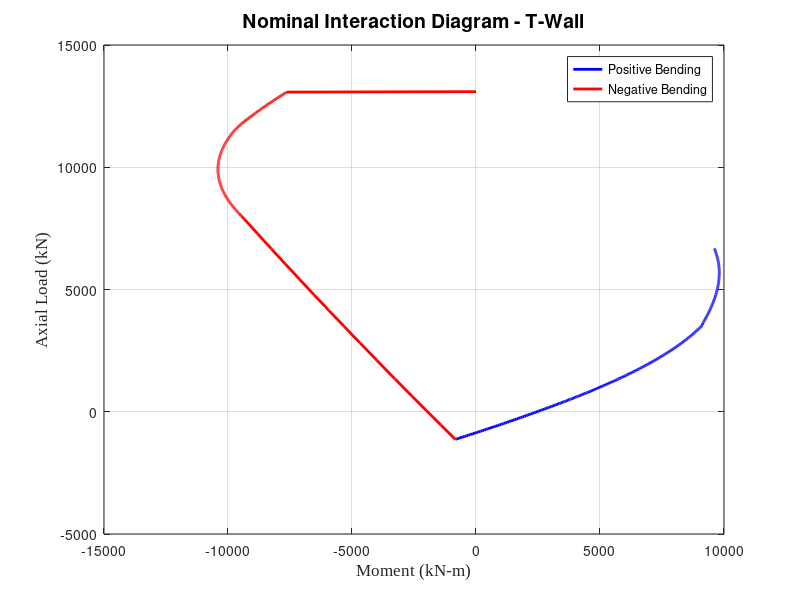
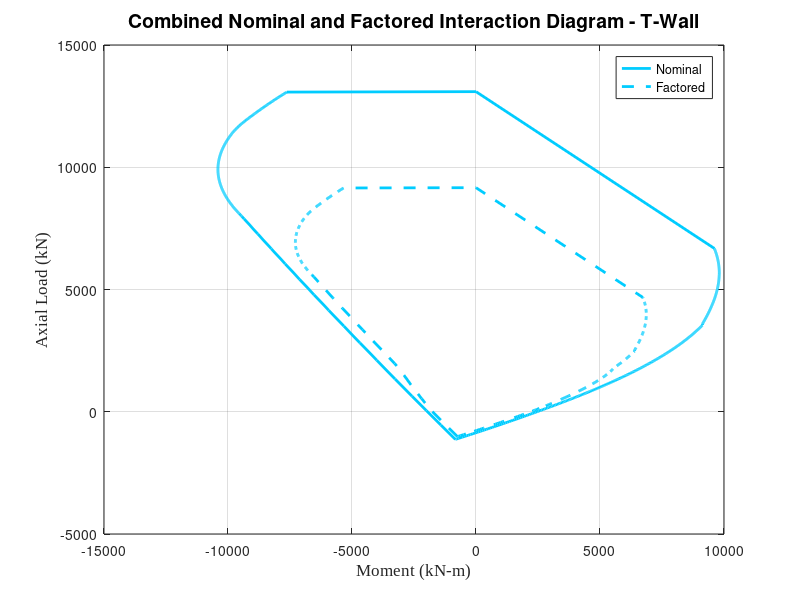

These figures' MATLAB source, in order: (Note: this script raises an error after producing the figures.)
% ===========================================================================
% T-Wall Interaction Diagram Generator: Structural Capacity Analysis
% ===========================================================================
% Author: Victor Calderón (July 2019)
% Updated: Jefferson De la Cuba (February 2025)
% --------------------------------------------------------------------------
% This code generates nominal and factored interaction diagrams for T-shaped
% structural walls per ACI 318 provisions. The program calculates axial
% load-moment capacity pairs considering concrete crushing and steel yielding
% limits, then compares results with applied load combinations.
%
% INPUTS:
% - Material: fpc = 210 kg/cm², fy = 4200 kg/cm²
% - Geometry: Wall dimensions [cm] (b1, b2, h1, h2)
% - Reinforcement: Layer quantities (n), areas (As), spacing (eid)
% - Dataset: T_P34_M22.txt (Applied loads: P_u_M22 [kN], M_u_M22 [kN-m])
%
% OUTPUTS:
% - Interaction diagrams (Nominal/Factored)
% - PNG figures saved to ../outputs/
% - Console output of maximum allowed axial load

clear
close all
clc

%% Configure Output Directory
[currPath, ~, ~] = fileparts(mfilename('fullpath'));
outputDir = fullfile(currPath, '..', 'outputs');

if ~exist(outputDir, 'dir')
    mkdir(outputDir);
    fprintf('Created output directory: %s\n', outputDir);
end
%% Interaction Diagram - T-Wall

% Input - Material Properties
fpc = 210;           % Concrete compressive strength (kg/cm²)
betha_c = 0.85;      % Concrete compression block factor (per ACI-318)
fy = 4200;           % Steel yield strength (kg/cm²)
Es = 2.0e6;          % Modulus of elasticity of steel (kg/cm²)
ey = 0.0020;         % Steel yield strain
ecu = 0.003;         % Ultimate concrete strain (ACI-318)

% Input - Geometric Properties (cm)
b_1 = 394;           % Flange width
b_2 = 10;            % Web width
h_1 = 12;            % Flange thickness (height)
h_2 = 412;           % Total height (cm) – (h₂ – h₁ gives the web height)
Ag = b_1 * h_1 + b_2 * (h_2 - h_1);  % Gross area (cm²)

%% Input - Reinforcement Distribution

n = 26;  % Number of reinforcement layers

% From top to bottom:
As = [10.5; repmat(0.5, 18, 1); repmat(1.13, 7, 1)];  % Reinforcement area (cm²)

eid = [6; 9; repmat(20, 17, 1); 6; repmat(8, 7, 1)];     % Spacing between bars (cm)

ei = [];  % Distance of each layer from the top (cm)
for i = 1:length(eid)-1
    % The first element is fixed; subsequent positions are cumulative
    ei(1) = eid(1);
    ei = [ei, ei(i) + eid(i+1)];
end
ei = ei';  % Convert to a column vector

n_c = 1;  % Increment for neutral axis depth

%% Compression Analysis

% Calculate the centroid of the gross section (from top)
y_c_1 = (1/2 * ((b_1 * h_1^2) + (h_2^2 - h_1^2) * b_2)) / (b_1 * h_1 + b_2 * (h_2 - h_1));
y_c_2 = h_2 - y_c_1;  % Distance from the bottom

% Define a range for the neutral axis depth 'c' (cm)
c = 0.00001:n_c:h_2;  % Modify this range as needed for finer resolution

e_i_a = [];  % Matrix to store strains in reinforcement for each neutral axis depth

% Create mirrored reinforcement arrays for the negative bending case
As_2 = [];
ei_2 = [];
for i_3 = 0:length(As)-1
    As_2 = [As_2; As(n - i_3)];
    ei_2 = [ei_2; h_2 - ei(n - i_3)];
end

flag = 0;

% Maximum compressive axial load capacity with ties (kNs)
P_n_max = 0.8 * (0.85 * fpc * (Ag - sum(As)) + fy * sum(As)) * 9.81 / 1000; % Corrected unit conversion

while flag == 0 || flag == 1
    a = zeros(length(c), 1);         % Depth of equivalent stress block (cm)
    P_n = zeros(length(c), 1);         % Nominal axial load (kN)
    P_real = zeros(length(c), 1);      % Actual axial force (kN)
    M_n = zeros(length(c), 1);         % Nominal moment (kN-m)
    M_real = zeros(length(c), 1);      % Actual moment (kN-m)
    phi_Mn = zeros(length(c), 1);      % Strength-reduced moment (kN-m)
    phi_Pn = zeros(length(c), 1);      % Strength-reduced axial load (kN)

    for i = 1:length(c)
        e_i = zeros(length(As), 1);    % Strain in each reinforcement layer
        f_s = zeros(length(As), 1);    % Force in each reinforcement layer (kg)
        ms_i = zeros(length(As), 1);   % Moment contribution from each layer (kg-cm)

        % Calculate the equivalent rectangular stress block depth
        a(i) = c(i) * betha_c;

        for i_1 = 1:length(As)
            % Calculate strain in reinforcement layer
            % (negative indicates compression, positive indicates tension)
            e_i(i_1) = ecu * (ei(i_1) - c(i)) / c(i);

            % Calculate force in reinforcement (kg)
            if abs(e_i(i_1)) > ey
                if e_i(i_1) > 0
                    f_s(i_1) = fy * As(i_1);
                else
                    f_s(i_1) = -fy * As(i_1);
                end
            else
                f_s(i_1) = Es * e_i(i_1) * As(i_1);
            end

            % Calculate concrete compressive force (kg)
            if a(i) < h_1
                P_con = 0.85 * fpc * a(i) * b_1;
            else
                P_con_ala = 0.85 * fpc * h_1 * b_1;
                P_con_alma = 0.85 * fpc * (a(i) - h_1) * b_2;
                P_con = P_con_ala + P_con_alma;
            end

            % Calculate moment contribution from this reinforcement layer (kg-cm)
            ms_i(i_1) = f_s(i_1) * (y_c_1 - ei(i_1));
        end

        % Store reinforcement strains for the current neutral axis depth
        e_i_a = [e_i_a; e_i'];

        % Calculate the nominal moment (kN-m)
        if a(i) < h_1
            M_real(i) = (P_con * (y_c_1 - a(i)/2) - sum(ms_i)) * 9.81 / 100000; % Corrected unit conversion
        else
            M_real(i) = (P_con_ala * (y_c_1 - h_1/2) + P_con_alma * (y_c_1 - (a(i) - h_1)/2) - sum(ms_i)) * 9.81 / 100000; % Corrected
        end

        % Calculate the total axial force (kN)
        P_real(i) = (P_con - sum(f_s)) * 9.81 / 1000;  % Corrected unit conversion
        
        if P_n_max >= P_real(i)
            P_n(i) = P_real(i);
            M_n(i) = M_real(i);
        else
            M_n(i) = 0;
            P_n(i) = P_n_max;
        end
    end

    % Calculate the axial load capacity for a beam (for ties) in kN
    P_viga = 0.1 * fpc * Ag * 9.81 / 1000; % Corrected unit conversion
    M_b = max(M_n);
    p_1 = find(M_n == M_b);  % Index for maximum moment
    P_b = P_n(p_1);

    P_tran_1 = P_viga / 0.7;  % Based on beam capacity with ties
    P_tran_2 = P_b / 0.7;

    P_tran = min(P_tran_1, P_tran_2);

    % Calculate strength reduction factors for moment and axial force
    for i_5 = 1:length(c)
        phi = 0.9 - 0.2 * P_n(i_5) / P_tran;
        if phi <= 0.7
            phi = 0.7;
        elseif phi >= 0.9
            phi = 0.9;
        end
        phi_Mn(i_5) = M_n(i_5) * phi;
        phi_Pn(i_5) = P_n(i_5) * phi;
    end

    % Store the results and switch reinforcement for the opposite bending axis
    flag = flag + 1;
    if flag == 0 || flag == 1
        % For negative bending (mirrored reinforcement layout)
        M_n_neg = -M_n;
        P_n_neg = P_n;
        e_i_a_neg = e_i_a;

        phi_Mn_neg = -phi_Mn;
        phi_Pn_neg = phi_Pn;

        % Switch reinforcement arrays for the negative bending case
        As = As_2;
        ei = ei_2;
        h_1_r = h_1;
        h_2_r = h_2;
        h_1 = h_2_r;
        h_2 = h_1_r;
        b_1_r = b_1;
        b_2_r = b_2;
        b_1 = b_2_r;
        b_2 = b_1_r;
        y_c_1 = y_c_2;
    else
        % For positive bending
        M_n_pos = M_n;
        P_n_pos = P_n;
        e_i_a_pos = e_i_a;

        phi_Mn_pos = phi_Mn;
        phi_Pn_pos = phi_Pn;
    end
end

% Reorder the positive bending diagram so that the interaction diagram closes
M_n_pos_graf = [];
P_n_pos_graf = [];
phi_M_n_pos_graf = [];
phi_P_n_pos_graf = [];
n_3 = length(M_n_pos);
for i_4 = 0:n_3-1
    M_n_pos_graf = [M_n_pos_graf; M_n_pos(n_3 - i_4)];
    P_n_pos_graf = [P_n_pos_graf; P_n_pos(n_3 - i_4)];
    phi_M_n_pos_graf = [phi_M_n_pos_graf; phi_Mn_pos(n_3 - i_4)];
    phi_P_n_pos_graf = [phi_P_n_pos_graf; phi_Pn_pos(n_3 - i_4)];
end

% Combine negative and positive bending results
M_n_graf = [M_n_neg; M_n_pos_graf];
P_n_graf = [P_n_neg; P_n_pos_graf];

phi_M_n_graf = [phi_Mn_neg; phi_M_n_pos_graf];
phi_P_n_graf = [phi_Pn_neg; phi_P_n_pos_graf];

%% Plotting the Interaction Diagrams

% Figure 1: Nominal Interaction Diagram (Positive and Negative Bending)
figure
plot(M_n_pos, P_n_pos, 'b-', 'LineWidth', 2)
hold on
plot(M_n_neg, P_n_neg, 'r-', 'LineWidth', 2)
grid on
xlabel('Moment (kN-m)', 'FontSize', 12, 'FontName', 'Times New Roman')
ylabel('Axial Load (kN)', 'FontSize', 12, 'FontName', 'Times New Roman')
title('Nominal Interaction Diagram - T-Wall', 'FontSize', 14)
legend('Positive Bending', 'Negative Bending', 'Location', 'best')

% Figure 2: Combined Nominal and Strength-Reduced (Factored) Interaction Diagrams
figure
plot(M_n_graf, P_n_graf, 'Color', [0 0.8 1], 'LineWidth', 2)
hold on
plot(phi_M_n_graf, phi_P_n_graf, '--', 'Color', [0 0.8 1], 'LineWidth', 2)
grid on
xlabel('Moment (kN-m)', 'FontSize', 12, 'FontName', 'Times New Roman')
ylabel('Axial Load (kN)', 'FontSize', 12, 'FontName', 'Times New Roman')
title('Combined Nominal and Factored Interaction Diagram - T-Wall', 'FontSize', 14)
legend('Nominal', 'Factored', 'Location', 'best')

%% T-Wall Applied Load Data

% Load applied load data from the datasets folder (relative path)
dataPath = fullfile('..', 'datasets', 'T_P34_M22.txt');
load(dataPath)  % This loads variable T_P34_M22
P_u_M22 = T_P34_M22(:,1);  % Applied axial loads (kN)
M_u_M22 = T_P34_M22(:,2);  % Applied moments (kN-m)
sz = 15;  % Size of scatter plot markers

x_lim = 1.5e4;   % Limit for moment axis (kN-m)
y_lim_sup = 1.4e4; % Upper limit for axial load (kN)
y_lim_inf = 2e3; % Lower limit for axial load (kN)

% Figure 3: Interaction Diagram with Applied Loads
figure
plot(M_n_graf, P_n_graf, 'Color', [0 0.8 1], 'LineWidth', 2)
hold on
plot(phi_M_n_graf, phi_P_n_graf, '--', 'Color', [0 0.8 1], 'LineWidth', 2)
scatter(M_u_M22, P_u_M22, 45, 'MarkerEdgeColor', [0.3 0.3 0.3],...
    'MarkerFaceColor', [0.7 0.7 0.7], 'LineWidth', 0.8)
plot([-x_lim, x_lim], [0, 0], 'k-', 'LineWidth', 1.5)
plot([0, 0], [-y_lim_inf, y_lim_sup], 'k-', 'LineWidth', 1.5)

% Axis formatting
xticks(-x_lim:5e3:x_lim)  % 2000 kN-m increments
yticks(-y_lim_inf:2e3:y_lim_sup)  % 2000 kN increments (includes negatives)
xlabel('Moment (kN-m)', 'FontSize', 14, 'FontName', 'Times New Roman')
ylabel('Axial Load (kN)', 'FontSize', 14, 'FontName', 'Times New Roman')

% Disable scientific notation explicitly
ax = gca;
ax.XAxis.Exponent = 0;  % Turns off X-axis scientific notation
ax.YAxis.Exponent = 0;  % Turns off Y-axis scientific notation

% Adjust grid and frame
box off
grid on
set(gca, 'LineWidth', 1.3, 'FontSize', 12, 'FontName', 'Times New Roman')
axis([-x_lim x_lim -y_lim_inf y_lim_sup])
title('T-Wall Interaction Diagram with Applied Loads', 'FontSize', 14)
legend('Nominal', 'Factored', 'Applied Loads', 'Location', 'best')
%% Enhanced Figure Handling
figNames = {'InteractionDiagram_Nominal', 'InteractionDiagram_Factored',...
           'InteractionDiagram_AppliedLoads'};

% Save all open figures except the Nominal Interaction Diagram
figHandles = findobj('Type', 'figure');
for idx = 1:length(figHandles)
    currentFig = figHandles(idx);
    figNumber = currentFig.Number;
    % Skip saving the first figure (Nominal Interaction Diagram)
    if figNumber == 1 || figNumber == 2
        close(gcf)
        continue;
    end
    figure(currentFig)
    outputPath = fullfile(outputDir, sprintf('Figure%d_%s.png',...
                   figNumber, figNames{figNumber}));
    print(outputPath, '-dpng', '-r300')
    fprintf('Saved: %s\n', outputPath)
    close(gcf)  % Close figure after saving
end
%% Display Final Results
fprintf('\nAnalysis completed successfully\n');
fprintf('Output directory: %s\n', outputDir);

%% Calculate Maximum Allowed Axial Load

Pu_Nch = Ag * fpc * 0.3 * 9.81 / 1000;  % Corrected unit conversion
fprintf('Maximum allowed axial load: %.2f kN\n', Pu_Nch);